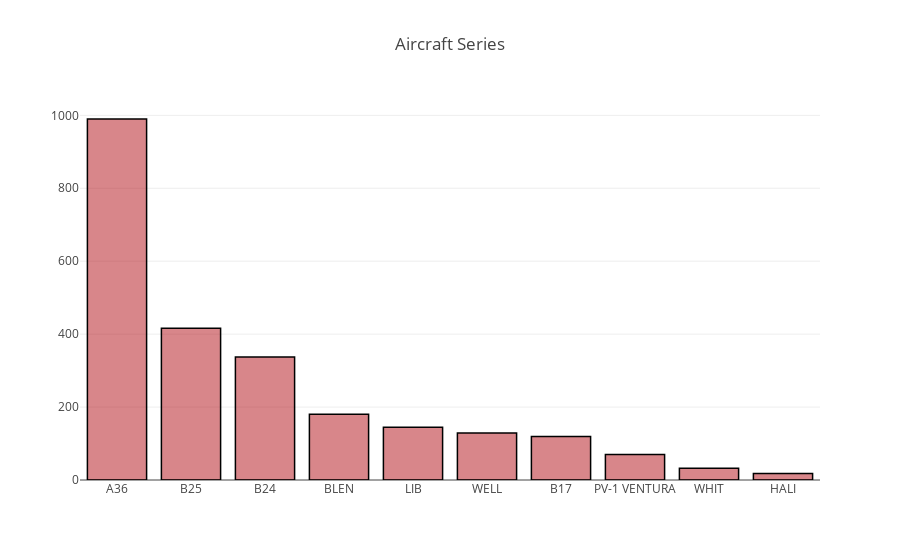

The cell this chart's notebook holds for it:
### Code cell
# Aircraft Series
data = aerial['Aircraft Series'].value_counts()
print(data[:10])
data = [go.Bar(
            x=data[:10].index,
            y=data[:10].values,
            hoverinfo = 'text',
            marker = dict(color = 'rgba(177, 14, 22, 0.5)',
                             line=dict(color='rgb(0,0,0)',width=1.5)),
    )]

layout = dict(
    title = 'Aircraft Series',
)
fig = go.Figure(data=data, layout=layout)
iplot(fig)

### Figure 1 — Plotly figure (JSON) as saved in the notebook; plotly's stock layout.template omitted (floating-point values rounded to 4 significant figures)
{"data": [{"hoverinfo": "text", "marker": {"color": "rgba(177, 14, 22, 0.5)", "line": {"color": "rgb(0,0,0)", "width": 1.5}}, "type": "bar", "uid": "ca836188-45bb-497d-87c0-4ede5e42da3c", "x": ["A36", "B25", "B24", "BLEN", "LIB", "WELL", "B17", "PV-1 VENTURA", "WHIT", "HALI"], "y": [990, 416, 337, 180, 145, 129, 119, 70, 32, 18]}], "layout": {"title": {"text": "Aircraft Series"}}}
